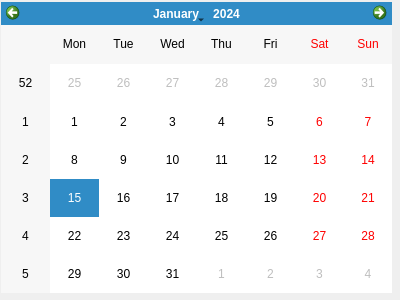
<?xml version="1.0" encoding="UTF-8"?>
<ui version="4.0">
 <class>venCalendar</class>
 <widget class="QDialog" name="venCalendar">
  <property name="geometry">
   <rect>
    <x>0</x>
    <y>0</y>
    <width>400</width>
    <height>300</height>
   </rect>
  </property>
  <property name="windowTitle">
   <string>Dialog</string>
  </property>
  <widget class="QCalendarWidget" name="calendar">
   <property name="geometry">
    <rect>
     <x>1</x>
     <y>2</y>
     <width>391</width>
     <height>291</height>
    </rect>
   </property>
  </widget>
 </widget>
 <resources/>
 <connections/>
</ui>
